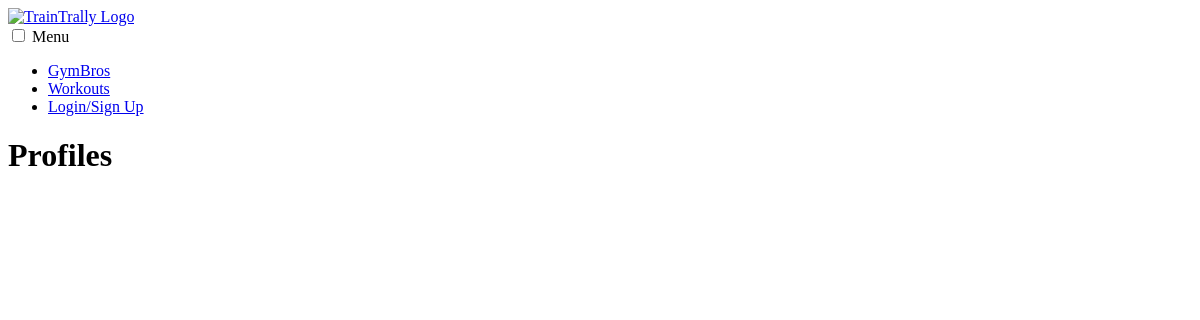
Page /users/profiles/ on the earlier database version.
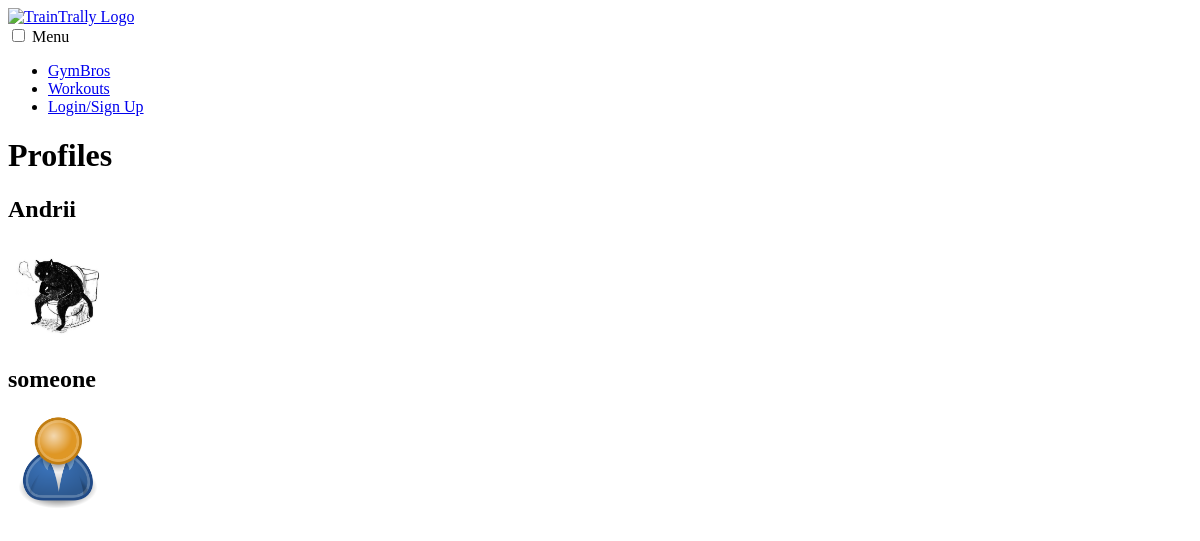
Same page on the later database version.
### users/models.py (models this page shows, shortened)
class Profile(models.Model):
    user = models.OneToOneField(User, on_delete=models.CASCADE, null=True, blank=True)
    name = models.CharField(max_length=200, blank=True, null=True)
    email = models.EmailField(max_length=500, blank=True, null=True)
    username = models.CharField(max_length=200, blank=True, null=True,unique=True)
    location = models.CharField(max_length=200, blank=True, null=True)
    short_intro = models.CharField(max_length=200, blank=True, null=True)
    bio = models.TextField(blank=True, null=True)
    profile_image = models.ImageField(null=True, blank=True, upload_to='profiles/', default="profiles/user-default.png")
    social_twitter = models.CharField(max_length=200, blank=True, null=True)
    social_youtube = models.CharField(max_length=200, blank=True, null=True)
    social_instagram = models.CharField(max_length=200, blank=True, null=True)
    social_facebook = models.CharField(max_length=200, blank=True, null=True)
    created=models.DateTimeField(auto_now_add=True)
    id = models.UUIDField(default=uuid.uuid4,unique=True,primary_key=True,editable=False)
    class Meta:
        ordering=['created']

### users/views.py (the view)
# urls.py: path('profiles/', views.ProfilesView.as_view(), name='profiles'),
class ProfilesView(ListView):
    model = Profile
    template_name = 'users/profiles.html'
    context_object_name = 'users'
    def get_queryset(self):
        queryset = super().get_queryset()
        return queryset.order_by('-created')

### users/templates/users/profiles.html
{% extends 'base.html' %}
{% load static %}
{% block content %}
<h1>Profiles</h1>
{% for user in users %}
<h2>{{ user.username }}</h2>
<a href="{% url 'profile-detail' user.id %}"><img src="{{ user.profile_image.url }}" alt="profile picture" /></a>
{% endfor %}
{% endblock %}

### templates/base.html (shortened to what this page needs)
{% load static %}
<!DOCTYPE html>
<html lang="en">
<head>
    <link rel="stylesheet" href="{% static 'css/workouts.css' %}">
</head>
<body>
    {% include 'navbar.html' %}
    {% block content %}
    {% endblock %}
</body>
</html>

### templates/navbar.html (shortened to what this page needs)
{% load static %}
<header class="header">
    <div >
      <a href="#" >
        <img src="#" alt="TrainTrally Logo" />
      </a>
      <nav >
        <input type="checkbox" id="responsive-menu" />
        <label for="responsive-menu" class="toggle-menu">
          <span>Menu</span>
        </label>
        <ul class="header__menu">
          <li class="header__menuItem"><a href="#">GymBros</a></li>
          <li class="header__menuItem"><a href="{% url 'workouts' %}">Workouts</a></li>
          {% if request.user.is_authenticated %}
          <li class="header__menuItem"><a href="#">Inbox</a></li>
          <li class="header__menuItem"><a href="{% url 'account' %}">Account</a></li>
          <li class="header__menuItem"><a href="{% url 'logout' %}" class="btn btn--sub">Logout</a></li>
          {% else %}
          <li class="header__menuItem"><a href="{% url 'login' %}" class="btn btn--sub">Login/Sign Up</a></li>
          {% endif %}
        </ul>
      </nav>
    </div>
  </header>

### workouts/static/css/workouts.css (style rules this page uses)
img { width: 100px; height: 100%; object-fit: cover; }

Differences in the rows shown:
added Profile: username "Andrii", profile_image (picture)
added Profile: username "someone", profile_image (placeholder picture)
